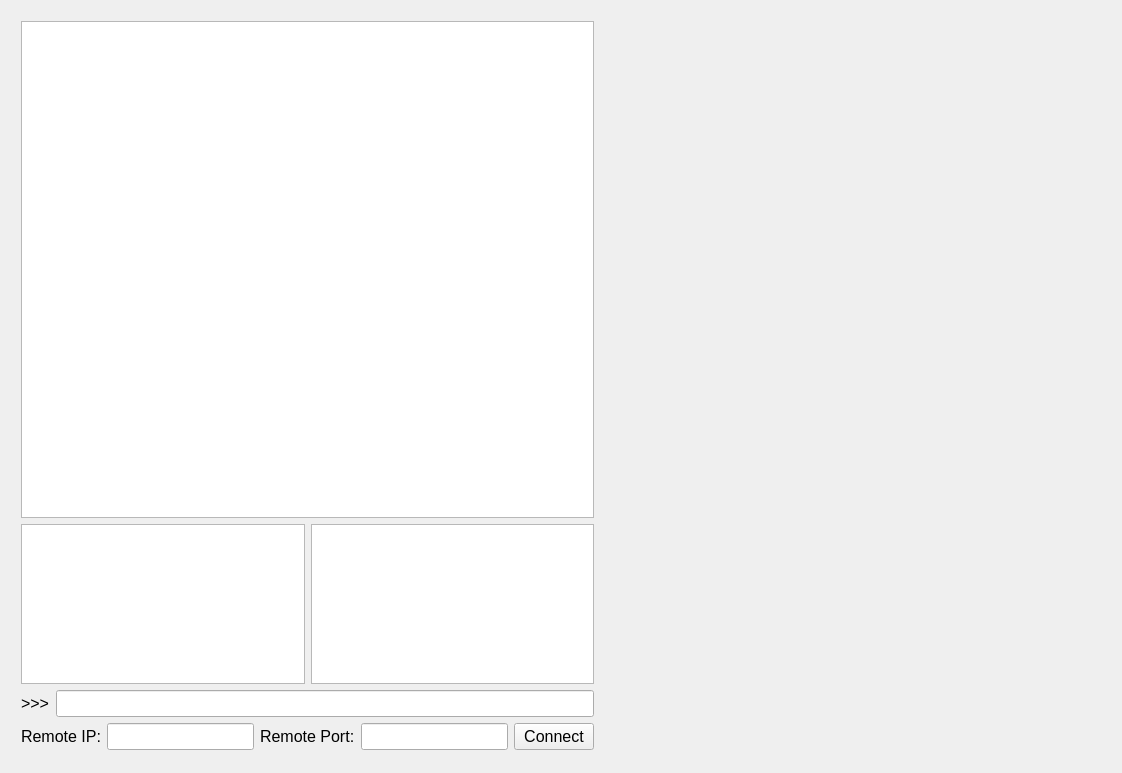
<?xml version="1.0" encoding="UTF-8"?>
<ui version="4.0">
 <class>MainWindow</class>
 <widget class="QMainWindow" name="MainWindow">
  <property name="geometry">
   <rect>
    <x>0</x>
    <y>0</y>
    <width>1122</width>
    <height>773</height>
   </rect>
  </property>
  <property name="windowTitle">
   <string>RobotMonitor</string>
  </property>
  <widget class="QWidget" name="centralWidget">
   <widget class="QWidget" name="horizontalLayoutWidget">
    <property name="geometry">
     <rect>
      <x>10</x>
      <y>10</y>
      <width>1101</width>
      <height>751</height>
     </rect>
    </property>
    <layout class="QHBoxLayout" name="horizontalLayout_4">
     <item>
      <layout class="QVBoxLayout" name="verticalLayout">
       <item>
        <widget class="QTextBrowser" name="textBrowserDevStatus">
         <property name="font">
          <font>
           <family>Droid Sans Mono</family>
           <pointsize>12</pointsize>
          </font>
         </property>
        </widget>
       </item>
       <item>
        <layout class="QHBoxLayout" name="horizontalLayout">
         <item>
          <widget class="QPlainTextEdit" name="plainTextEditCmdLog">
           <property name="sizePolicy">
            <sizepolicy hsizetype="Expanding" vsizetype="Maximum">
             <horstretch>0</horstretch>
             <verstretch>0</verstretch>
            </sizepolicy>
           </property>
           <property name="maximumSize">
            <size>
             <width>16777215</width>
             <height>160</height>
            </size>
           </property>
           <property name="font">
            <font>
             <pointsize>12</pointsize>
            </font>
           </property>
           <property name="readOnly">
            <bool>true</bool>
           </property>
           <property name="maximumBlockCount">
            <number>10000</number>
           </property>
          </widget>
         </item>
         <item>
          <widget class="QPlainTextEdit" name="plainTextEditMsgLog">
           <property name="sizePolicy">
            <sizepolicy hsizetype="Expanding" vsizetype="Maximum">
             <horstretch>0</horstretch>
             <verstretch>0</verstretch>
            </sizepolicy>
           </property>
           <property name="maximumSize">
            <size>
             <width>16777215</width>
             <height>160</height>
            </size>
           </property>
           <property name="font">
            <font>
             <pointsize>12</pointsize>
            </font>
           </property>
           <property name="readOnly">
            <bool>true</bool>
           </property>
           <property name="maximumBlockCount">
            <number>10000</number>
           </property>
          </widget>
         </item>
        </layout>
       </item>
       <item>
        <layout class="QHBoxLayout" name="horizontalLayout_2">
         <item>
          <widget class="QLabel" name="labelCmd">
           <property name="font">
            <font>
             <pointsize>12</pointsize>
            </font>
           </property>
           <property name="text">
            <string>&gt;&gt;&gt;</string>
           </property>
          </widget>
         </item>
         <item>
          <widget class="QLineEdit" name="lineEditCmd">
           <property name="font">
            <font>
             <pointsize>12</pointsize>
            </font>
           </property>
          </widget>
         </item>
        </layout>
       </item>
       <item>
        <layout class="QHBoxLayout" name="horizontalLayout_3">
         <item>
          <widget class="QLabel" name="labelIP">
           <property name="font">
            <font>
             <pointsize>12</pointsize>
            </font>
           </property>
           <property name="text">
            <string>Remote IP:</string>
           </property>
          </widget>
         </item>
         <item>
          <widget class="QLineEdit" name="lineEditIP">
           <property name="font">
            <font>
             <pointsize>12</pointsize>
            </font>
           </property>
          </widget>
         </item>
         <item>
          <widget class="QLabel" name="labelPort">
           <property name="font">
            <font>
             <pointsize>12</pointsize>
            </font>
           </property>
           <property name="text">
            <string>Remote Port:</string>
           </property>
          </widget>
         </item>
         <item>
          <widget class="QLineEdit" name="lineEditPort">
           <property name="font">
            <font>
             <pointsize>12</pointsize>
            </font>
           </property>
          </widget>
         </item>
         <item>
          <widget class="QPushButton" name="pushButtonConnect">
           <property name="font">
            <font>
             <pointsize>12</pointsize>
            </font>
           </property>
           <property name="text">
            <string>Connect</string>
           </property>
          </widget>
         </item>
        </layout>
       </item>
      </layout>
     </item>
     <item>
      <layout class="QVBoxLayout" name="verticalLayout_2">
       <item>
        <widget class="QCustomPlot" name="widget_3" native="true"/>
       </item>
       <item>
        <widget class="QCustomPlot" name="widget" native="true">
         <property name="sizePolicy">
          <sizepolicy hsizetype="Minimum" vsizetype="Preferred">
           <horstretch>0</horstretch>
           <verstretch>0</verstretch>
          </sizepolicy>
         </property>
         <property name="minimumSize">
          <size>
           <width>500</width>
           <height>0</height>
          </size>
         </property>
        </widget>
       </item>
       <item>
        <widget class="QCustomPlot" name="widget_2" native="true">
         <property name="sizePolicy">
          <sizepolicy hsizetype="Minimum" vsizetype="Preferred">
           <horstretch>0</horstretch>
           <verstretch>0</verstretch>
          </sizepolicy>
         </property>
         <property name="minimumSize">
          <size>
           <width>500</width>
           <height>0</height>
          </size>
         </property>
        </widget>
       </item>
      </layout>
     </item>
    </layout>
   </widget>
  </widget>
 </widget>
 <layoutdefault spacing="6" margin="11"/>
 <customwidgets>
  <customwidget>
   <class>QCustomPlot</class>
   <extends>QWidget</extends>
   <header>qcustomplot.h</header>
   <container>1</container>
  </customwidget>
 </customwidgets>
 <resources/>
 <connections/>
</ui>
